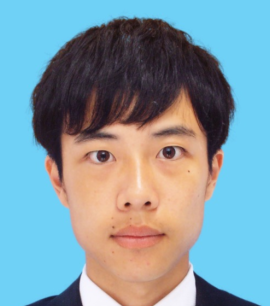
#> input picture face_img_sample.tif, 270 x 306 px; its folder holds only this picture in this run
$ python diagnosis.py face_img_sample.tif   (Python 2 division)
#> lines starting #> are read from the running program, lines starting #| are printed output that depends on the picture
#!/usr/bin/env python2.7
import os,sys
import argparse
import pickle

import cv2

from functions import *

def main():
    # Feature descriptor list
    descriptors = {
        'KAZE':cv2.KAZE_create
    }

    # Process command-line argument
    parser = argparse.ArgumentParser(description='Execute animal-face diagnosis')
    parser.add_argument('input_img',help='Path of subject image')
    parser.add_argument('--cascade_path','-c',default='haarcascade_frontalface_alt.xml',help='Path of trained haarcascade')
    parser.add_argument('--vw_path','-v',default='animal_face_vw',help='Path of reference BoVW of training images')
    parser.add_argument('--hist_path','-r',default='animal_face_histgrams',help='Path of reference histgrams of training images')
    parser.add_argument('--descriptor','-d',default='KAZE', help='Type of feature desciptor')
    parser.add_argument('--threshold','-th',type=int,default=0,help='Threshold of detector')
    parser.add_argument('--n_img','-n',type=int,default=4,help='Number of images per class')
    parser.add_argument('--is_face','-f',type=int,default=1,help='Whether or not to extract face area')
    args = parser.parse_args()

    # Read input image
    sub_img = cv2.imread(args.input_img,0)
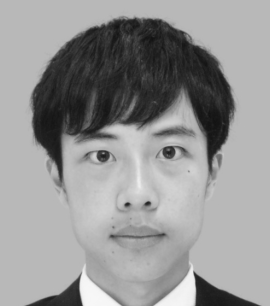
#> sub_img: shape (306, 270); min 18, max 247, mean 148.2

    # Extract face area
    if args.is_face:
        cascade = cv2.CascadeClassifier(args.cascade_path)
        facerect = cascade.detectMultiScale(sub_img,scaleFactor=1.1,minNeighbors=1,minSize=(1,1))
#> facerect = [[46, 90, 182, 182]]
        if len(facerect) == 1:
            facerect = facerect[0]
#> facerect = [46, 90, 182, 182]
            face_img = sub_img[facerect[1]:facerect[1]+facerect[3],facerect[0]:facerect[0]+facerect[2]]
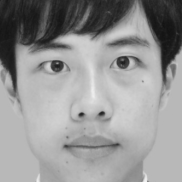
#> face_img: shape (182, 182); min 19, max 240, mean 148
        else:
            print 'failed to detect one face area!!'
            sys.exit()
    else:
        face_img = sub_img

    # Calculate features of face image
#> (the run stopped early here; a loop or call above may not have finished)
